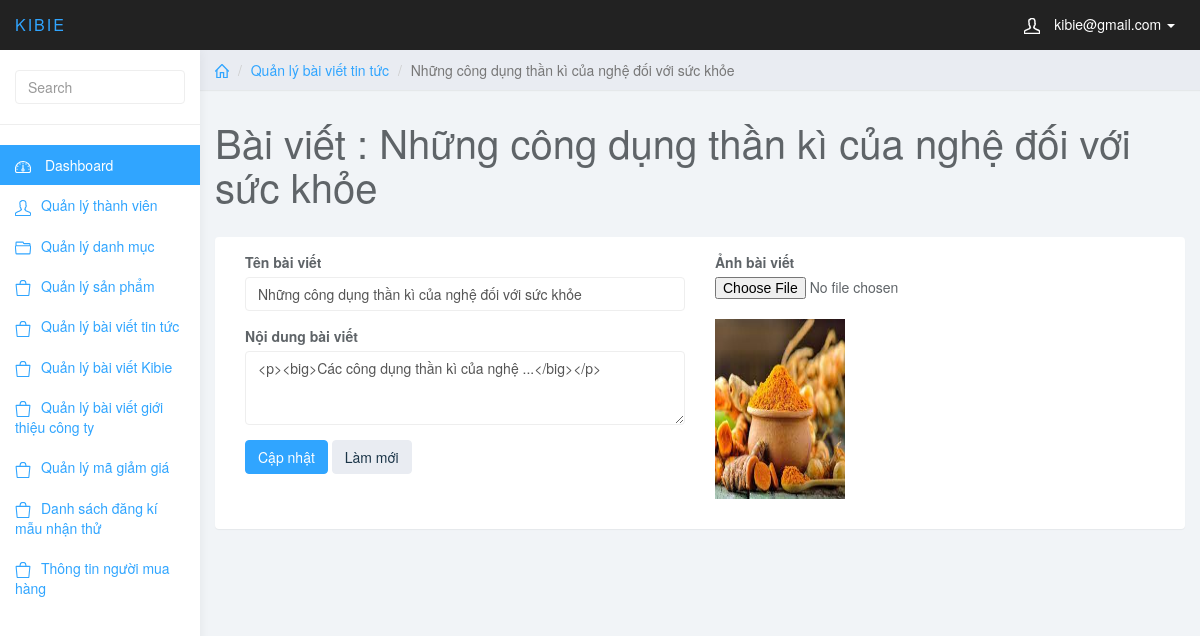
Screenshot of /admin/index.php?page_layout=edit_blog&blog_id=2 (signed in) with the database file from the repository.
### tables this page shows
CREATE TABLE `blog` (
  `blog_id` int(250) NOT NULL,
  `blog_name` varchar(250) NOT NULL,
  `blog_img` varchar(250) NOT NULL,
  `blog_detail` text NOT NULL
);

### admin/edit_blog.php (the view, shortened to what this page needs)
<?php
$blog_id = $_GET['blog_id'];
$sql = "SELECT * FROM blog
		WHERE blog_id = $blog_id";
$query = mysqli_query($conn, $sql);
$row = mysqli_fetch_array($query);
?>
<div class="col-sm-9 col-sm-offset-3 col-lg-10 col-lg-offset-2 main">
    <div class="row">
        <ol class="breadcrumb">
            <li><a href="#"><svg class="glyph stroked home">
                        <use xlink:href="#stroked-home"></use>
                    </svg></a></li>
            <li><a href="">Quản lý bài viết tin tức</a></li>
            <li class="active"><?php echo $row['blog_name']; ?></li>
        </ol>
    </div>
    <div class="row">
        <div class="col-lg-12">
            <h1 class="page-header">Bài viết : <?php echo $row['blog_name']; ?></h1>
        </div>
    </div>
    <div class="row">
        <div class="col-lg-12">
            <div class="panel panel-default">
                <div class="panel-body">
                    <div class="col-md-6">
                        <form role="form" method="post" enctype="multipart/form-data">
                            <div class="form-group">
                                <label>Tên bài viết</label>
                                <input type="text" name="blog_name" required class="form-control" value="<?php echo $row['blog_name']; ?>" placeholder="">
                            </div>
                            <div class="form-group">
                                <label>Nội dung bài viết</label>
                                <textarea name="blog_detail" required class="form-control" rows="3"><?php echo $row['blog_detail']; ?></textarea>
                            </div>
                            <button type="submit" name="sbm" class="btn btn-primary">Cập nhật</button>
                            <button type="reset" class="btn btn-default">Làm mới</button>
                    </div>
                    <div class="col-md-6">
                        <div class="form-group">
                            <label>Ảnh bài viết</label>
                            <input type="file" name="blog_img">
                            <br>
                            <div>
                                <img width="130" height="180" src="img/products/<?php echo $row['blog_img']; ?>">
                            </div>
                        </div>
                    </div>
                </div>
            </div>
        </div>
    </div>
</div>

### admin/css/styles.css (style rules this page uses)
body { background: #f1f4f7; padding-top: 50px; color: #5f6468; }
a, a:hover, a:focus { color: #30a5ff; }
h1, h2, h3, h4, h5, h6 { color: #5f6468; }
h1 { font-weight: 300; font-size: 40px; }
.form-control { border: 1px solid #eee; box-shadow: none; }
.btn-default, .btn-default:hover, .btn-default:focus, .btn-default:active, .btn-default.active, .open > .dropdown-toggle.btn-default, .btn-default.disabled, .btn-default[disabled], fieldset[disabled] .btn-default, .btn-default.disabled:hover, .btn-default[disabled]:hover, fieldset[disabled] .btn-default:hover, .btn-default.disabled:focus, .btn-default[disabled]:focus, fieldset[disabled] .btn-default:focus, .btn-default.disabled:active, .btn-default[disabled]:active, fieldset[disabled] .btn-default:active, .btn-default.disabled.active, .btn-default[disabled].active, fieldset[disabled] .btn-default.active { background-color: #e9ecf2; border-color: #e9ecf2; color: #1b3548; }
.btn-primary, .btn-primary:hover, .btn-primary:focus, .btn-primary:active, .btn-primary.active, .open > .dropdown-toggle.btn-primary, .btn-primary.disabled, .btn-primary[disabled], fieldset[disabled] .btn-primary, .btn-primary.disabled:hover, .btn-primary[disabled]:hover, fieldset[disabled] .btn-primary:hover, .btn-primary.disabled:focus, .btn-primary[disabled]:focus, fieldset[disabled] .btn-primary:focus, .btn-primary.disabled:active, .btn-primary[disabled]:active, fieldset[disabled] .btn-primary:active, .btn-primary.disabled.active, .btn-primary[disabled].active, fieldset[disabled] .btn-primary.active { background-color: #30a5ff; border-color: #30a5ff; }
.panel { border: 0; }
.breadcrumb { border-radius: 0; padding: 10px 15px; background: #e9ecf2; box-shadow: 0 1px 1px rgba(0, 0, 0, .05); margin: 0 ; }
h1.page-header { margin-top: 30px; border-bottom: 0; }
.breadcrumb .glyph { height: 14px; width: 14px; margin: -2px 0 0 0; stroke-width: 4px; }

### rows the page displays
blog: blog_name "Những công dụng thần kì của nghệ đối với sức khỏe", blog_detail "<p><big>Các công dụng thần kì của nghệ ...</big></p>", blog_img (picture)

### other values shown
$_SESSION['mail'] "kibie@gmail.com"
